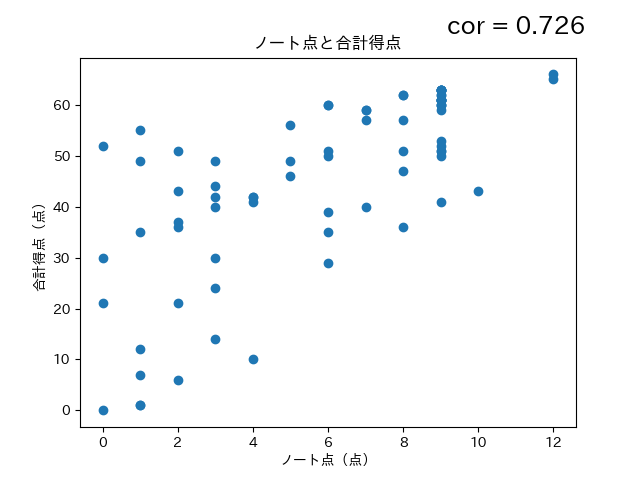

Recreate this plot in Python.
import pandas as pd
import openpyxl
import matplotlib.pyplot as plt
import japanize_matplotlib

#ノート点と合計得点のデータのみを取得する
df11 = pd.read_excel('ポイント集計表まとめ.xlsx', sheet_name='20201216（第11週まで）', header=None, usecols=[3, 5], skiprows=4)

#それぞれSeriesを作成
note = df11.loc[:, 3]
su =  df11.loc[:, 5]

#ノート点と合計得点の相関係数を計算
cor = note.corr(su)
cor_text = 'cor = ' + str(round(cor, 3))

#散布図の描画
fig = plt.figure()
ax = fig.add_subplot(111, title='ノート点と合計得点', xlabel='ノート点（点）', ylabel='合計得点（点）')
ax.scatter(note, su)
ax.text(11, 74, cor_text, ha='center', size=18)
plt.savefig('note_points.png')